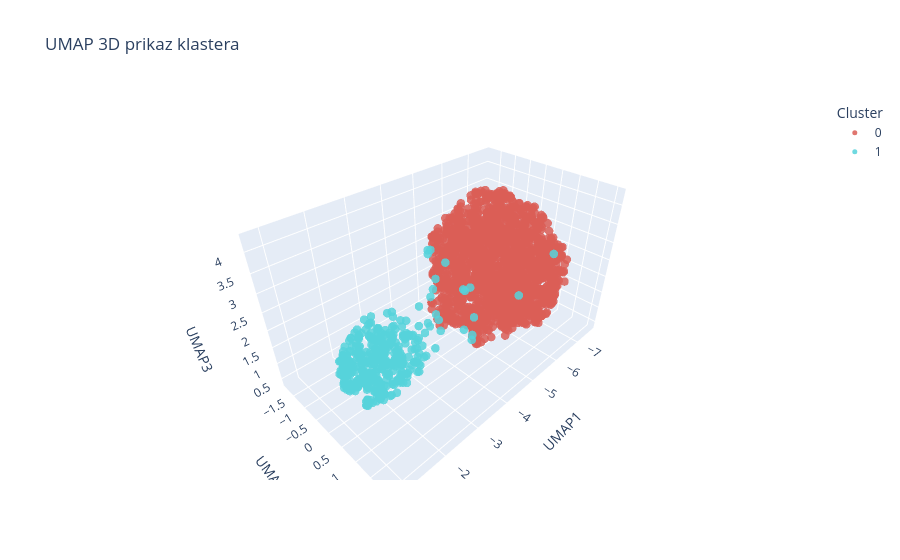

Notebook cell for this chart:
### Code cell
draw_umap_2d_3d(cluster_labels, df_KMeans)

### Figure 1 — Plotly figure (JSON) as saved in the notebook; plotly's stock layout.template omitted (floating-point values rounded to 4 significant figures; data arrays with more than 128 entries replaced by an {"elided": "..."} marker saying what was removed)
{"data": [{"hovertemplate": "Cluster=0<br>UMAP1=%{x}<br>UMAP2=%{y}<br>UMAP3=%{z}<extra></extra>", "legendgroup": "0", "marker": {"color": "rgb(219,94,86)", "opacity": 0.85, "size": 5, "symbol": "circle"}, "mode": "markers", "name": "0", "scene": "scene", "showlegend": true, "type": "scatter3d", "x": {"elided": "1757 float values"}, "y": {"elided": "1757 float values"}, "z": {"elided": "1757 float values"}}, {"hovertemplate": "Cluster=1<br>UMAP1=%{x}<br>UMAP2=%{y}<br>UMAP3=%{z}<extra></extra>", "legendgroup": "1", "marker": {"color": "rgb(86,211,219)", "opacity": 0.85, "size": 5, "symbol": "circle"}, "mode": "markers", "name": "1", "scene": "scene", "showlegend": true, "type": "scatter3d", "x": {"elided": "377 float values"}, "y": {"elided": "377 float values"}, "z": {"elided": "377 float values"}}], "layout": {"autosize": true, "legend": {"title": {"text": "Cluster"}, "tracegroupgap": 0}, "scene": {"aspectmode": "auto", "aspectratio": {"x": 1.447, "y": 0.8337, "z": 0.8288}, "domain": {"x": [0, 1], "y": [0, 1]}, "xaxis": {"title": {"text": "UMAP1"}, "type": "linear"}, "yaxis": {"title": {"text": "UMAP2"}, "type": "linear"}, "zaxis": {"title": {"text": "UMAP3"}, "type": "linear"}}, "title": {"text": "UMAP 3D prikaz klastera"}}}
